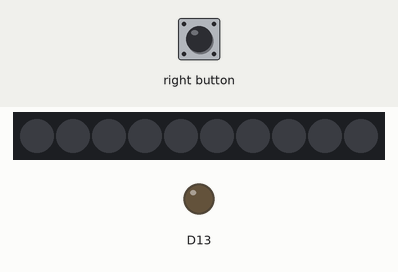
This sketch was run on a simulated Adafruit Circuit Playground Express. Shown: 10 RGB LEDs in strip order, left to right, output pins drawn as LEDs (lit = HIGH). The test bench sets the inputs (shaded band). Dim RGB values are drawn brighter than linear.

Above: at 1.2 s.
1.3 s: right button pressed for 0.15 s
At 1.7 s:
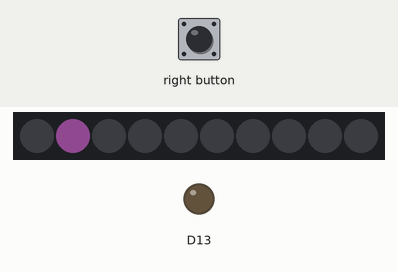
3.8 s: right button pressed for 3.2 s
At 4.7 s:
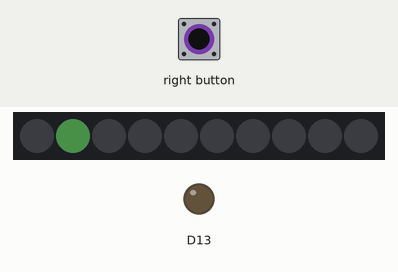
Timing chart, 0 to 6.8 s (numbered marks = the images above; inputs shaded):
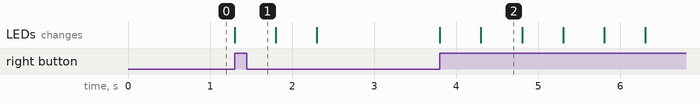

Measured:
- after the input at 1.3 s, the LEDs: change at once (image 1)
- after the input at 3.8 s, the LEDs: first change at once (image 2 shows a later state)
- what the display in image 2 shows lasts 0.5 s, from 4.3 s to 4.8 s

The sketch:

CP_Blink.ino
```cpp
#include <Adafruit_CircuitPlayground.h>

void setup()
{
    CircuitPlayground.begin();
}
void loop()
{
    if(CircuitPlayground.rightButton())
    {
        FancyLights();
    }
}

void FancyLights()
{
    CircuitPlayground.setPixelColor(1, 200, 100, 200);
    delay(500);
    CircuitPlayground.setPixelColor(1, 100, 200, 100);
    delay(500);
    CircuitPlayground.setPixelColor(1, 0, 0, 0);
    delay(500);
}
```
